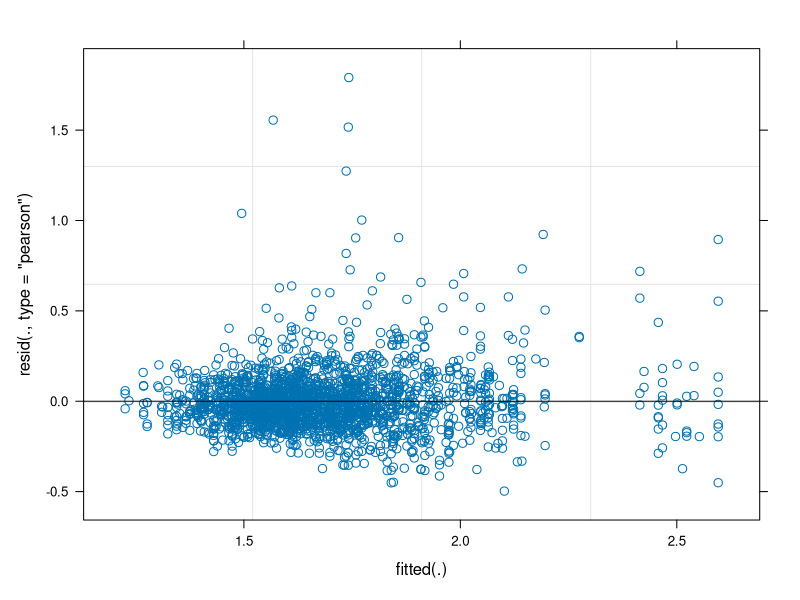
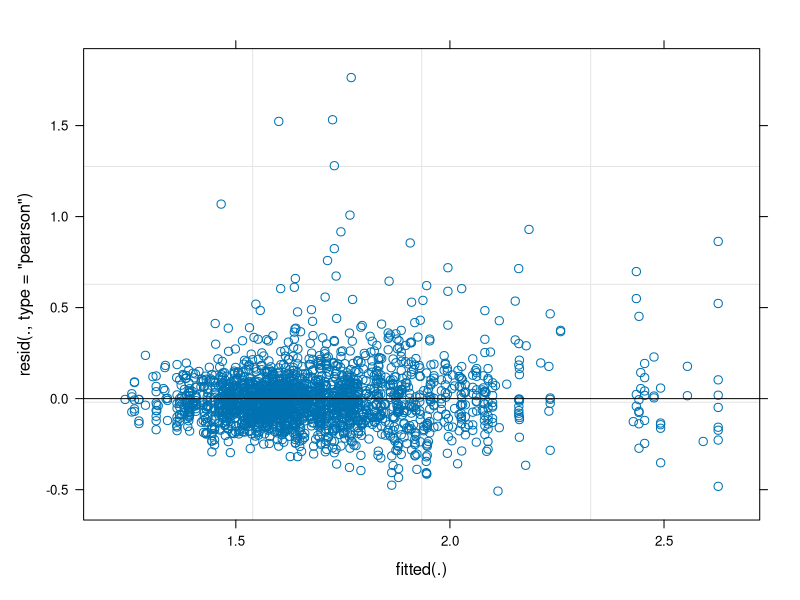
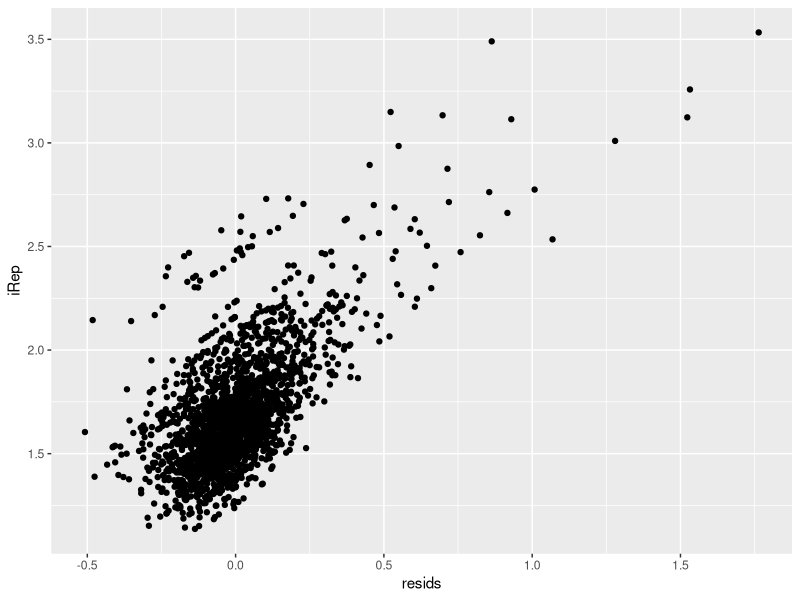
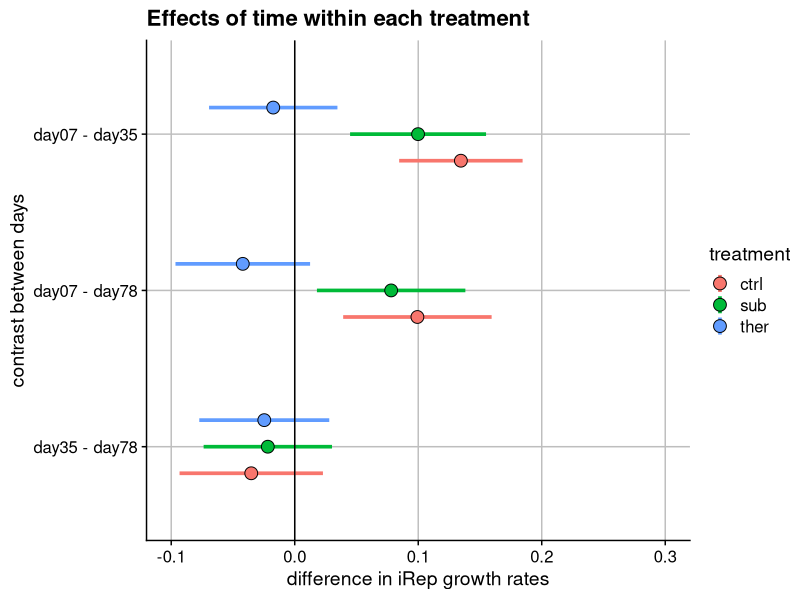
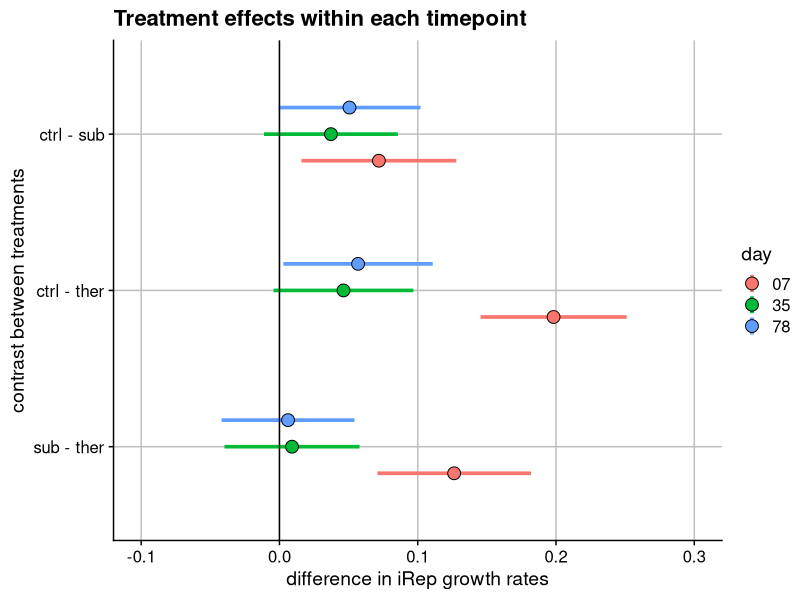
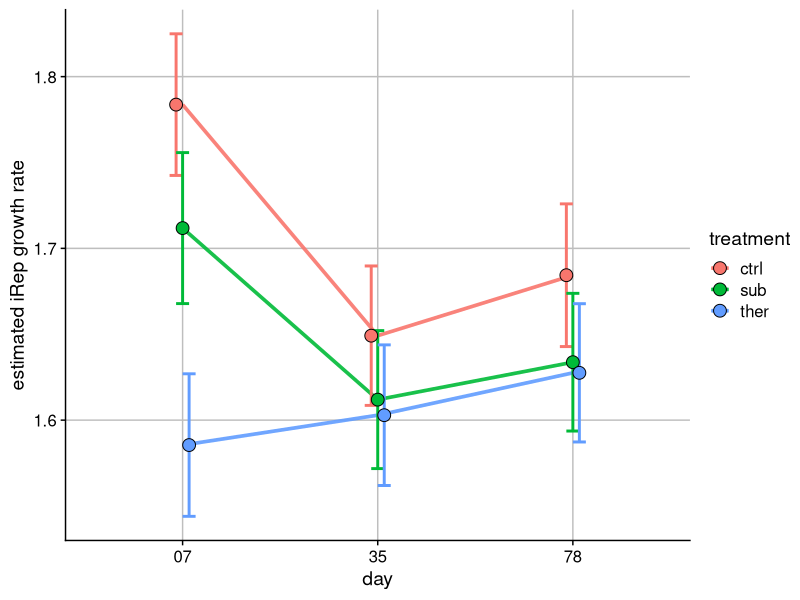
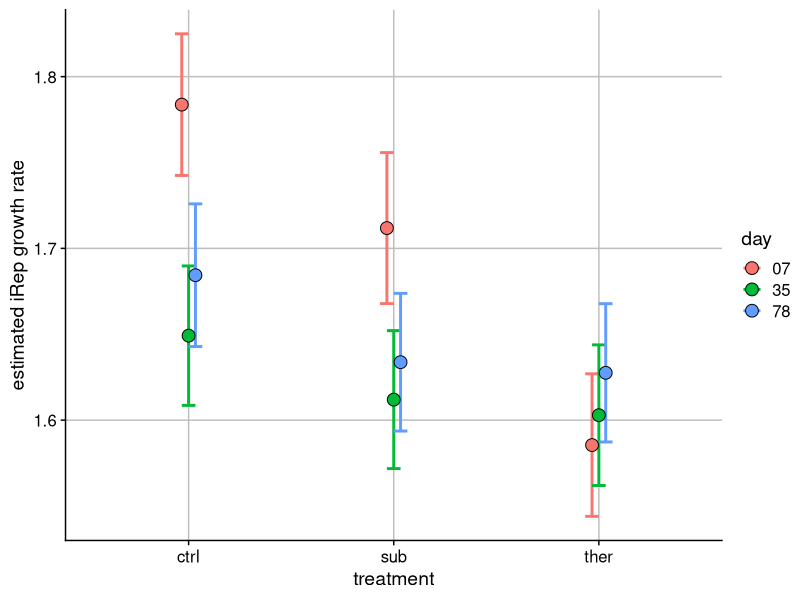
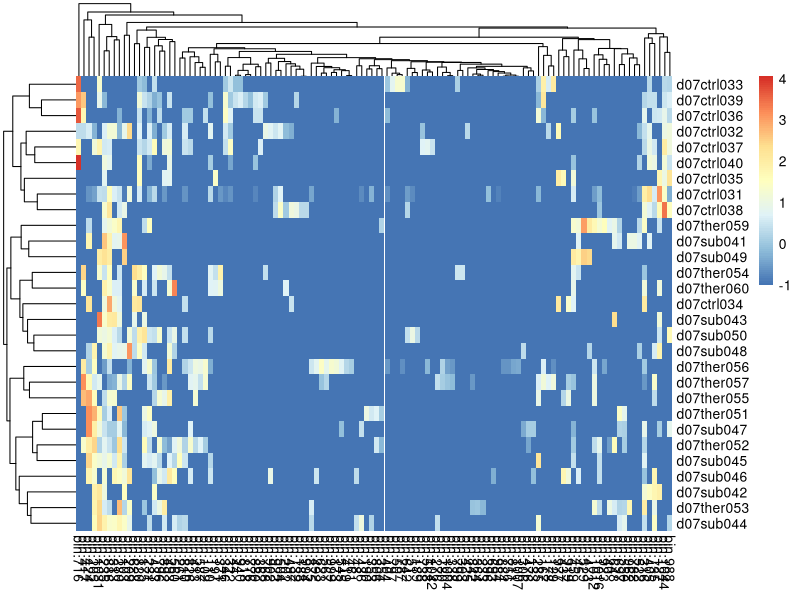

The R source for these figures, in order: (Note: this script raises an error after producing the figures.)

library(tidyverse)
library(broom)
library(lme4)
library(lmerTest)
library(emmeans)




dat_QC <- read_tsv('iRep_estimates_QCd.tsv') |> 
  mutate(day=factor(day, levels = c('07', '35', '78')), 
         treatment=factor(treatment, levels = c('ctrl', 'sub', 'ther')))

dat_QC$day
dat_QC$treatment

mod_interact <- lmer(data=dat_QC, formula = iRep ~ treatment * day + (1|genome))
mod_simple <- lmer(data=dat_QC, formula = iRep ~ treatment + day + (1|genome))


summary(mod_simple)
summary(mod_interact)

# some of the interaction coefs are significant, ther group prob has different 
# behavior over time 

anova(mod_simple, mod_interact)
# interaction model fits the data better

plot(mod_simple)
plot(mod_interact)

resids <- mod_interact %>% resid()


LOOK <- dat_QC |> mutate(resids)

LOOK |> ggplot(aes(x=resids, y=iRep)) + geom_point()

treatment_effects <- emmeans(mod_interact, ~ treatment | day) %>%
  contrast(method='pairwise', adjust='fdr')

time_effects <- emmeans(mod_interact, ~ day | treatment) %>%
  contrast(method='pairwise', adjust='fdr') 


all_effects <- rbind(treatment_effects, time_effects) %>%tidy(conf.int=T) |> 
  mutate(contrast=factor(contrast))



library(cowplot)
# treatment effects at different timepoints
all_effects |>
  filter(treatment != '.') |>
  ggplot(aes(x=fct_rev(contrast), color=treatment, y=estimate, ymin=conf.low, ymax=conf.high)) + 
  geom_linerange(position=position_dodge(width = .51), size=1.25, ) + 
  geom_point(aes(fill=treatment),position=position_dodge(width = .51), shape=21, size=4, color='black')+
  coord_flip() + 
  geom_hline(yintercept = 0)+ 
  theme_cowplot() + 
  theme(panel.grid.major = element_line(color='grey')) + 
  xlab('contrast between days')+ 
  ylab('difference in iRep growth rates') + 
  ggtitle('Effects of time within each treatment') + 
  ylim(-.1, .3)

# time effects within different treatments
all_effects |>
  filter(day != '.') |>
  ggplot(aes(x=fct_rev(contrast),color=day, y=estimate, ymin=conf.low, ymax=conf.high)) + 
  geom_linerange(position=position_dodge(width = .51), size=1.25, ) + 
  geom_point(aes(fill=day),position=position_dodge(width = .51), shape=21, size=4, color='black')+
  coord_flip() + 
  geom_hline(yintercept = 0)+ 
  theme_cowplot() + 
  theme(panel.grid.major = element_line(color='grey'))+
  xlab('contrast between treatments')+ 
  ylab('difference in iRep growth rates') + 
  ggtitle('Treatment effects within each timepoint')+ 
  ylim(-.1, .3)




# displays estimated means for each treatment group over time.
daily_means <- emmeans(mod_interact, ~ treatment | day) %>% tidy(conf.int=T)


daily_means %>% 
  ggplot(aes(x=day, y=estimate,fill=treatment, ymin=conf.low, ymax=conf.high, group=treatment, color=treatment)) + 
  geom_line(size=1.25, alpha=.9) + 
  geom_errorbar(size=1, width=.2, position=position_dodge(width = .1))+
  geom_point(shape=21, size=4, color='black', position=position_dodge(width = .1)) + 
  theme_cowplot()+ 
  theme(panel.grid.major = element_line(color='grey')) +
  ylab('estimated iRep growth rate')

daily_means %>% 
  ggplot(aes(x=treatment, y=estimate,fill=day, ymin=conf.low, ymax=conf.high, group=day, color=day)) + 
  # geom_line(size=1.25, alpha=.9) + 
  geom_errorbar(size=1, width=.2, position=position_dodge(width = .1))+
  geom_point(shape=21, size=4, color='black', position=position_dodge(width = .1)) + 
  theme_cowplot()+ 
  theme(panel.grid.major = element_line(color='grey')) +
  ylab('estimated iRep growth rate')


### heatmaps?
library(pheatmap)

dat_QC %>% filter(day=='07') %>% 
  transmute(sample, genome,log_rabund=log(`relative abundance`)) %>% 
  pivot_wider(names_from = genome, values_from = log_rabund, values_fill = -1) %>% 
  column_to_rownames(var='sample') %>% 
  pheatmap()
  

color = colorRampPalette(rev(brewer.pal(n = 7, name ="RdYlBu")))(100)

dat_QC %>% filter(day=='35') %>% 
  transmute(sample, genome,log_rabund=log(`relative abundance`)) %>% 
  pivot_wider(names_from = genome, values_from = log_rabund, values_fill = -1) %>% 
  column_to_rownames(var='sample') %>% 
  pheatmap()


dat_QC %>% filter(day=='78') %>% 
  transmute(sample, genome,log_rabund=log(`relative abundance`)) %>% 
  pivot_wider(names_from = genome, values_from = log_rabund, values_fill = -1) %>% 
  column_to_rownames(var='sample') %>% 
  pheatmap()
